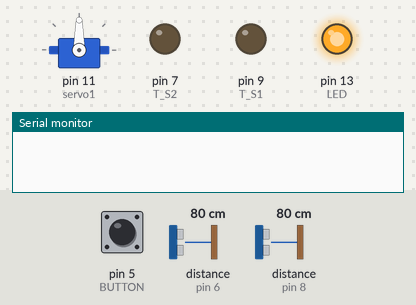
The sketch below on a simulated Arduino Uno, built with avr-gcc and run on an emulated ATmega328P. On the bench: servo, output pins drawn as LEDs (lit = HIGH), the last lines printed to the serial monitor. Inputs (shaded band) come from the test bench; at power-on: pin 5 (BUTTON) LOW, distance to the obstacle (sensors on pin 6, pin 8) 80 cm. The echo pulse lasts 58.3 µs per cm.

Above: at 1.2 s.
1.3 s: pin 5 (BUTTON) pulled HIGH for 0.15 s
At 2.8 s:
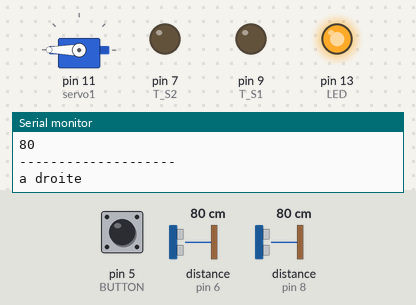
Timing chart, 0 to 4.3 s (numbered marks = the images above; inputs shaded):
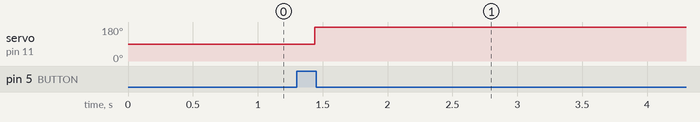

Measured:
- after the input at 1.3 s, servo on pin 11 (servo1): 90° → 180° after 0.14 s

The sketch:

sketch_may27a.ino
```cpp
#include <Servo.h>


/*
 * Prototype projet marvin
 */

#define BUTTON 5
#define LED 13
#define E_S1 8
#define E_S2 6
#define T_S1 9
#define T_S2 7
#define SERVO 11

Servo servo1; // objet servo
void setup() {
  //Init du Button
   pinMode(BUTTON, INPUT);
   // Init de la Led a l'etat eteind
   pinMode(LED, OUTPUT);
   digitalWrite(LED, HIGH);
   //Init du baud rate du monitor
   Serial.begin(9600);
   //Init des Sonars
   pinMode(T_S1, OUTPUT);
   pinMode(T_S2, OUTPUT);
   digitalWrite(T_S1, LOW);
   digitalWrite(T_S2, LOW);
   pinMode(E_S1, INPUT);
   pinMode(E_S2, INPUT);
   //I11nit su servo
  // pinMode(SERVO, OUTPUT);
  servo1.attach(11);
}

/*
 * fonction qui tri par insertion
 * Param1: tableau qui contiendras les valeurs triees
 * Param2: taille du tableau
 * Param3 valeur a inserer
 */

void  tri_insertion(int *tab, int size, int valeur)
{
  int *pos;

  while (size && *tab < valeur)
  {
    ++tab;
    --size;
  }
  pos = tab;
  if (size)
  {
    while (size)
    {
      ++tab;
      --size;
    }
    while (tab > pos)
    {
      *tab = *(tab - 1);
      tab--;
    }
  }
  *pos = valeur;
}

/*
 * Retourne la medianne d'une serie de valeur
 * Param1: tableau de valeurs, le tableau doit etre trier par ordre croissant
 * Param2 : Taille du taleau
 * Return : La medianne
 */
int   calcul_median(int *tab, int size)
{
  int index;
  int nbrzero = 0;

  // Pour pallier au bug du Sonar on va ignorer les zeros;

  while (*(tab + nbrzero) == 0 && nbrzero < size)
      ++nbrzero;
  index = (size - nbrzero +  1) / 2 ;
  if (index  > size)
      return (0);
  if ((size + 1 ) % 2 == 0)
  {

    return (*(tab + index -1 + nbrzero)); // -1 car on commenc a comtper a partir de zero;
  }
   else
   return ( (*(tab + index - 1 +nbrzero) + *(tab + index +nbrzero)) / 2) ;
}

#define SIZE_SONAR 11
int   capture_sonar(int echo, int trigger)
{
  int tab[SIZE_SONAR] = {0};
  int size = 0;


  while (size < SIZE_SONAR)
  {
    digitalWrite(trigger, HIGH);
    delayMicroseconds(10);
    digitalWrite(trigger, LOW);
    tri_insertion(tab, size, pulseIn(echo, HIGH) / 58);
    ++size;
  }
  print_tab(tab, SIZE_SONAR); // pour les tests
  return (calcul_median(tab, SIZE_SONAR));

}

/*
 * Imprime un tableau sur le monitor pour le debug
 * Param1 : tableau a afficher
 * Param2 : taille du tableau
 */

void  print_tab(int *tab, int size)
{
  while (size)
  {
    Serial.println(*tab);
    size--;
    tab++;
  }
  Serial.println("--------------------");
}

int tab[12] = {0};
int test[12] = { 3, -4, 2 , 1 ,56, 76, 87, 98, 54, 34, 5, 104};
int size = 0;

void loop() {
// test du button
  if (digitalRead(BUTTON) == HIGH)
  {
    int s1, s2 = 0;
    s1 = capture_sonar(E_S1, T_S1);
    s2 = capture_sonar(E_S2, T_S2);
    if (s1 > s2)
    {
       Serial.println("a gauche");
      servo1.write(0);
      // tourner le servo a gauche
    }else
    {
      Serial.println("a droite");
      servo1.write(180);
      //tourner le servo a droite
    }
    //test du sonar2
     delay(500);
  }
}
```
